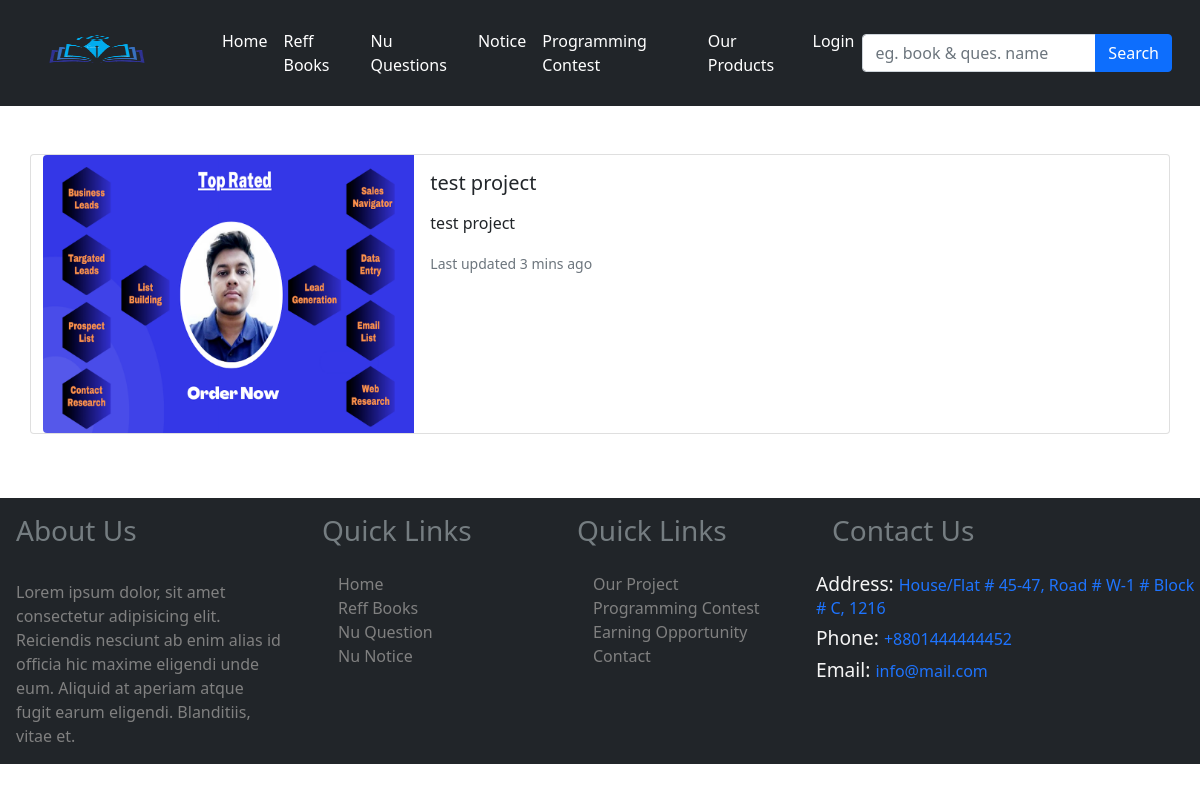
The page /project-details/test-project/ on the database its author committed.
### user/models.py (models this page shows, shortened)
class AddProjects(models.Model):
    title = models.CharField(max_length=200)
    slug = models.SlugField(max_length=255, null=True, blank=True)
    bio = models.TextField(blank=True)
    image = models.ImageField(upload_to='project_image')

### other/views.py (the view)
# urls.py: path('project-details/<slug:slug>/',projectDetails, name='project_details'),
def projectDetails(request, slug):
    project = AddProjects.objects.get(slug=slug)
    dict = {'project':project}
    return render(request, 'other/project_d.html', context=dict)

### template/other/project_d.html (shortened to what this page needs)
{% extends 'base.html' %}
{% load static %}
{% block content %}
    <div class="container">
        <div class="row py-5">
            <div class="card mb-3">
                <div class="row g-0">
                  <div class="col-md-4">
                    <img src="{{project.image.url}}" class="img-fluid rounded-start" alt="...">
                  </div>
                  <div class="col-md-8">
                    <div class="card-body">
                      <h5 class="card-title">{{project.title}}</h5>
                      <p class="card-text">{{project.bio|linebreaks}}</p>
                      <p class="card-text"><small class="text-muted">Last updated 3 mins ago</small></p>
                    </div>
                  </div>
                </div>
              </div>
        </div>
    </div>
{% endblock content %}

### rows shown on the page
AddProjects: image (picture), title "test project", bio "test project"
